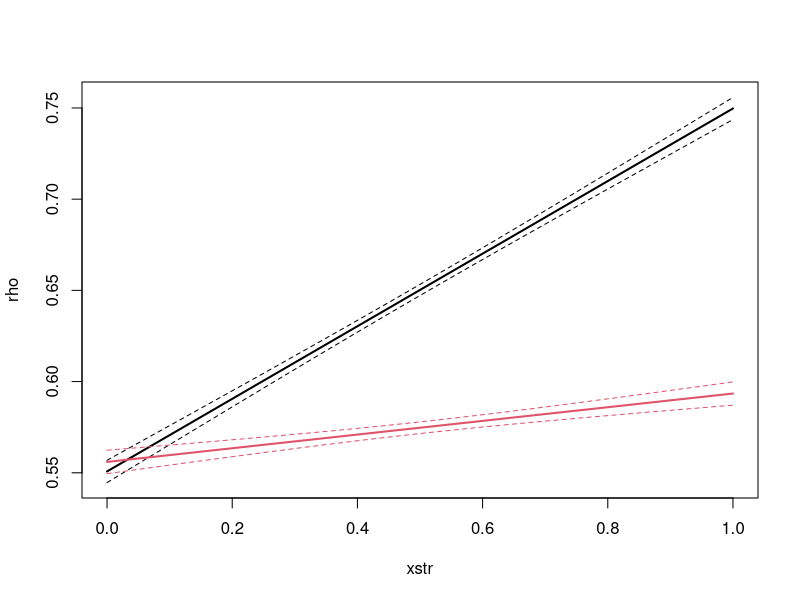
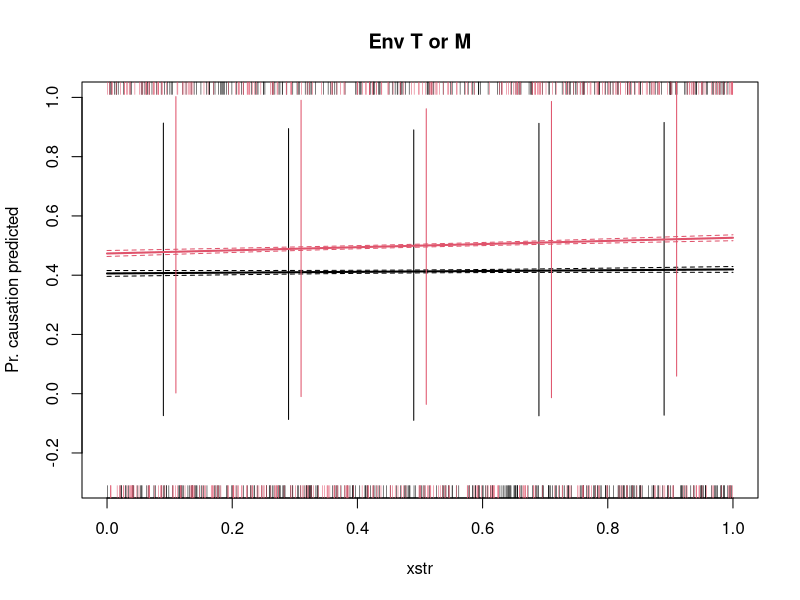

Write the R code that produced these figures, in order.
setwd("~/Dropbox/Active Work/Sugihara/Metacommunity_CCM/results/")
dat<-read.csv("datout2.csv")

head(dat)

mod_T<-glm(Tcause~xstr, data=dat)
mod_M<-glm(Mcause~xstr, data=dat)

summary(mod_T)
summary(mod_M)


summary(mod_rho_T<-lm(Trho~xstr, data=dat))
summary(mod_rho_M<-lm(Mrho~xstr, data=dat))

modtmp<-lm(Trho~log(xstr), data=dat)

xstr<-seq(0, 1, by=0.001)
Tfit<-predict(mod_rho_T, newdata=data.frame(xstr=xstr), interval="confidence")
Mfit<-predict(mod_rho_M, newdata=data.frame(xstr=xstr), interval="confidence")

#Rho plots
matplot(xstr, cbind(Tfit, Mfit), lty=c(1,2,2), lwd=c(2,1,1), col=c(1,1,1,2,2,2), xlab="xstr", ylab="rho", type="l")

##Prob plots
plot(c(0, 1), c(-0.3,1), type="n", xlab="xstr", ylab="Pr. causation predicted", main="Env T or M")
subs<-sample(1:nrow(dat), 500, rep=F)
with(dat, rug(xstr[Tcause==0][subs]))
with(dat, rug(xstr[Tcause==1][subs], side=3))
Tcfit<-predict(mod_T, newdat=data.frame(xstr=xstr), se=TRUE)
matlines(xstr, cbind(Tcfit$fit, Tcfit$fit-Tcfit$se.fit, Tcfit$fit+Tcfit$se.fit), lwd=c(2,1,1), lty=c(1,2,2), col=1)

sd_levels<-cut(dat$xstr, 5)
sdseq<-c(0.1,0.3,0.5,0.7,0.9)
plotdat<-t(matrix(nrow=3, data=unlist(tapply(dat$Tcause, sd_levels, function(x) cbind(mean(x), mean(x)-sd(x), mean(x)+sd(x))))))

segments(sdseq-0.01, plotdat[,2], sdseq-0.01, plotdat[,3])


subs<-sample(1:nrow(dat), 500, rep=F)
with(dat, rug(xstr[Mcause==0][subs], col=2))
with(dat, rug(xstr[Mcause==1][subs], side=3, col=2))
Mcfit<-predict(mod_M, newdat=data.frame(xstr=xstr), se=TRUE)
matlines(xstr, cbind(Mcfit$fit, Mcfit$fit-Mcfit$se.fit, Mcfit$fit+Mcfit$se.fit), lwd=c(2,1,1), lty=c(1,2,2), col=2)

sd_levels<-cut(dat$xstr, 5)
sdseq<-c(0.1,0.3,0.5,0.7,0.9)
plotdat<-t(matrix(nrow=3, data=unlist(tapply(dat$Mcause, sd_levels, function(x) cbind(mean(x), mean(x)-sd(x), mean(x)+sd(x))))))

segments(sdseq+0.01, plotdat[,2], sdseq+0.01, plotdat[,3], col=2)
par(xpd=TRUE)
legend(0.1, 1.6, c("T", "M"), lty=1, col=c(1,2), lwd=2)

